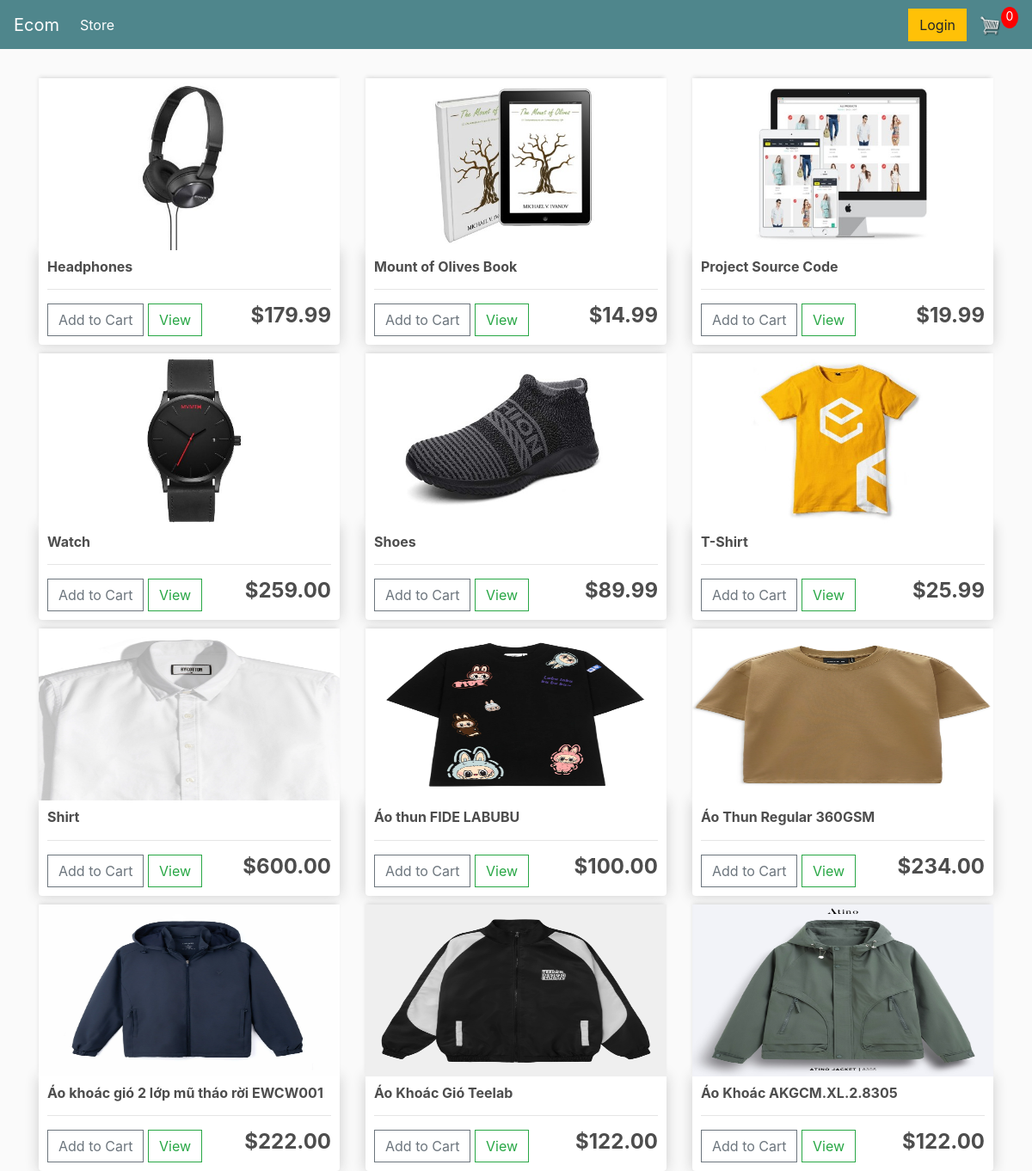
The app's page / (signed in) with its own data.
### store/models.py (models this page shows, shortened)
class Product(models.Model):
	name = models.CharField(max_length=200)
	price = models.FloatField()
	digital = models.BooleanField(default=False,null=True, blank=True)
	image = models.ImageField(null=True, blank=True)
	@property
	def imageURL(self):
		try:
			url = self.image.url
		except:
			url = 'images/placeholder.jpg'
		return url

### store/views.py (the view)
# urls.py: path('', include('store.urls'))
def store(request):
    if request.user.is_authenticated:
        customer = request.user.customer
        order, created = Order.objects.get_or_create(customer=customer, complete=False)
        items = order.orderitem_set.all()
        cartItems = order.get_cart_items
    else:
        items = []
        order = {'get_cart_total': 0, 'get_cart_items': 0, 'shipping': False}
        cartItems = order['get_cart_items']
    products = Product.objects.all()
    context = {'products': products, 'cartItems': cartItems}
    return render(request, 'store/store.html', context)

### store/models.py (called while the page is built)
	@property
	def get_cart_items(self):
		orderitems = self.orderitem_set.all()
		total = sum(item.quantity for item in orderitems)
		return total

### store/templates/store/store.html
{% extends 'store/main.html' %}
{% load static %}
{% block content %}
    <div class="row">
        {% for product in products %}
        <div class="col-lg-4">
            <img class="thumbnail" src="{{product.imageURL}}">
            <div class="box-element product">
                <h6><strong>{{product.name}}</strong></h6>
                <hr>
                <button data-product={{product.id}} data-action="add" class="btn btn-outline-secondary add-btn update-cart">Add to Cart</button>
                <a class="btn btn-outline-success" href="#">View</a>
                <h4 style="display: inline-block; float: right"><strong>${{product.price|floatformat:2}}</strong></h4>
            </div>
        </div>
        {% endfor %}
    </div>
{% endblock content %}

### static/css/main.css (style rules this page uses)
body { background-color: hsl(0, 0%, 98%); }
h1,h2,h3,h4,h5,h6 { color:hsl(0, 0%, 30%); }
.box-element { box-shadow:hsl(0, 0%, 80%) 0 0 16px; background-color: #fff; border-radius: 4px; padding: 10px; }
.thumbnail { width: 100%; height: 200px; -webkit-box-shadow: -1px -3px 5px -2px rgba(214,214,214,1); -moz-box-shadow: -1px -3px 5px -2px rgba(214,214,214,1); box-shadow: -1px -3px 5px -2px rgba(214,214,214,1); }
.product { border-radius: 0 0 4px 4px; }
.col-lg-4, .col-lg-6, .col-lg-8, .col-lg-12 { margin-top: 10px; }
.btn { border-radius: 0; }

### records on screen
Product: imageURL (picture), name "Headphones", price "179.99"
Product: imageURL (picture), name "Mount of Olives Book", price "14.99"
Product: imageURL (picture), name "Project Source Code", price "19.99"
Product: imageURL (picture), name "Watch", price "259.00"
Product: imageURL (picture), name "Shoes", price "89.99"
Product: imageURL (picture), name "T-Shirt", price "25.99"
Product: imageURL (picture), name "Shirt", price "600.00"
Product: imageURL (picture), name "Áo thun FIDE LABUBU", price "100.00"
Product: imageURL (picture), name "Áo Thun Regular 360GSM", price "234.00"
Product: imageURL (picture), name "Áo khoác gió 2 lớp mũ tháo rời EWCW001", price "222.00"
Product: imageURL (picture), name "Áo Khoác Gió Teelab", price "122.00"
Product: imageURL (picture), name "Áo Khoác AKGCM.XL.2.8305", price "122.00"

### other values on screen
{{ cartItems }} "0"
